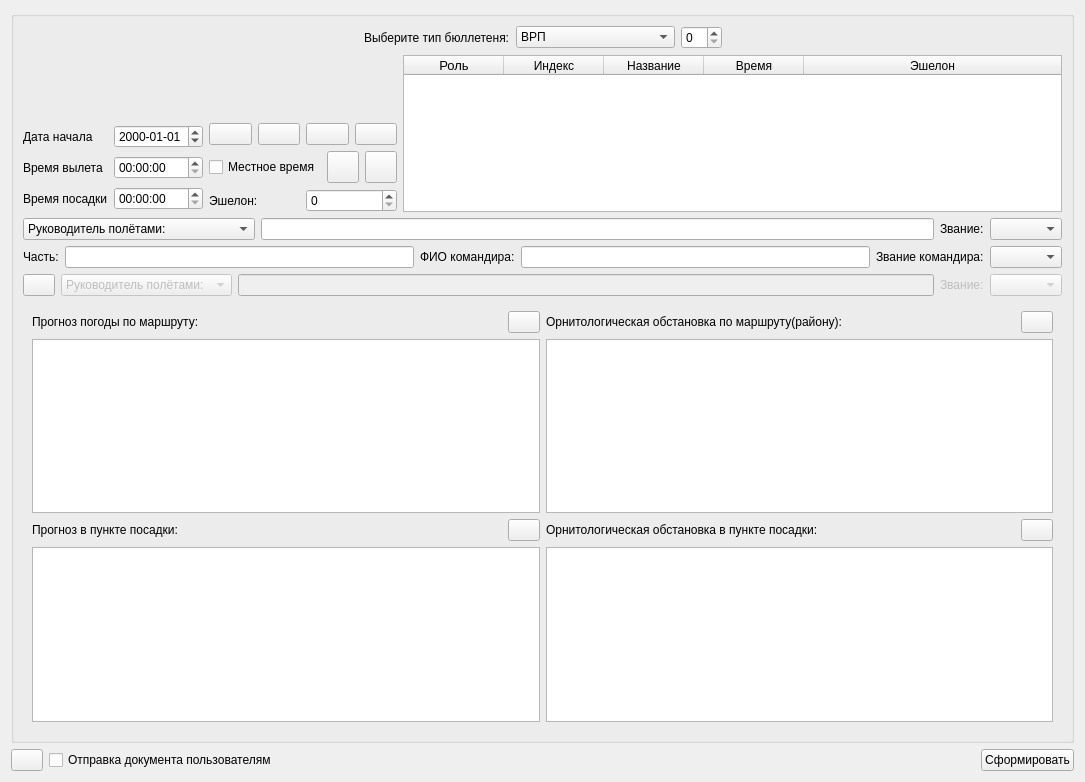
<?xml version="1.0" encoding="UTF-8"?>
<ui version="4.0">
 <class>Av12Widget</class>
 <widget class="QWidget" name="Av12Widget">
  <property name="geometry">
   <rect>
    <x>0</x>
    <y>0</y>
    <width>1085</width>
    <height>782</height>
   </rect>
  </property>
  <property name="mouseTracking">
   <bool>true</bool>
  </property>
  <property name="windowTitle">
   <string/>
  </property>
  <layout class="QGridLayout" name="gridLayout_18">
   <item row="0" column="0">
    <widget class="QGroupBox" name="mainBox">
     <property name="title">
      <string/>
     </property>
     <layout class="QGridLayout" name="gridLayout_51">
      <item row="0" column="0" colspan="2">
       <layout class="QGridLayout" name="gridLayout">
        <item row="0" column="0">
         <spacer name="horizontalSpacer">
          <property name="orientation">
           <enum>Qt::Horizontal</enum>
          </property>
          <property name="sizeHint" stdset="0">
           <size>
            <width>40</width>
            <height>20</height>
           </size>
          </property>
         </spacer>
        </item>
        <item row="0" column="2">
         <widget class="QComboBox" name="typeBox">
          <item>
           <property name="text">
            <string>ВРП</string>
           </property>
          </item>
          <item>
           <property name="text">
            <string>ПОЛЁТЫ</string>
           </property>
          </item>
          <item>
           <property name="text">
            <string>ПЕРЕЛЁТЫ</string>
           </property>
          </item>
          <item>
           <property name="text">
            <string>БОЕВОЕ ДЕЖУРСТВО</string>
           </property>
          </item>
         </widget>
        </item>
        <item row="0" column="4">
         <spacer name="horizontalSpacer_2">
          <property name="orientation">
           <enum>Qt::Horizontal</enum>
          </property>
          <property name="sizeHint" stdset="0">
           <size>
            <width>40</width>
            <height>20</height>
           </size>
          </property>
         </spacer>
        </item>
        <item row="0" column="1">
         <widget class="QLabel" name="label">
          <property name="text">
           <string>Выберите тип бюллетеня:</string>
          </property>
         </widget>
        </item>
        <item row="0" column="3">
         <widget class="QSpinBox" name="numberSpinBox"/>
        </item>
       </layout>
      </item>
      <item row="1" column="0">
       <layout class="QGridLayout" name="gridLayout_12">
        <item row="1" column="0">
         <layout class="QGridLayout" name="gridLayout_11">
          <item row="0" column="0">
           <layout class="QGridLayout" name="gridLayout_5">
            <item row="0" column="0">
             <widget class="QLabel" name="label_3">
              <property name="text">
               <string>Дата начала</string>
              </property>
             </widget>
            </item>
            <item row="0" column="1">
             <widget class="QDateEdit" name="dateStart">
              <property name="displayFormat">
               <string>yyyy-MM-dd</string>
              </property>
             </widget>
            </item>
            <item row="1" column="0">
             <widget class="QLabel" name="label_5">
              <property name="text">
               <string>Время вылета</string>
              </property>
             </widget>
            </item>
            <item row="1" column="1">
             <widget class="QTimeEdit" name="departureTime"/>
            </item>
            <item row="2" column="0">
             <widget class="QLabel" name="label_6">
              <property name="text">
               <string>Время посадки</string>
              </property>
             </widget>
            </item>
            <item row="2" column="1">
             <widget class="QTimeEdit" name="landingTime"/>
            </item>
           </layout>
          </item>
          <item row="0" column="1">
           <layout class="QGridLayout" name="gridLayout_10">
            <item row="0" column="0">
             <layout class="QGridLayout" name="gridLayout_4">
              <item row="0" column="0">
               <widget class="QPushButton" name="departureBut">
                <property name="text">
                 <string/>
                </property>
               </widget>
              </item>
              <item row="0" column="1">
               <widget class="QPushButton" name="reservBut">
                <property name="text">
                 <string/>
                </property>
               </widget>
              </item>
              <item row="0" column="2">
               <widget class="QPushButton" name="onRouteBut">
                <property name="text">
                 <string/>
                </property>
               </widget>
              </item>
              <item row="0" column="3">
               <widget class="QPushButton" name="arrivalBut">
                <property name="text">
                 <string/>
                </property>
               </widget>
              </item>
             </layout>
            </item>
            <item row="3" column="0">
             <layout class="QGridLayout" name="gridLayout_9">
              <item row="0" column="0">
               <widget class="QLabel" name="label_11">
                <property name="text">
                 <string>Эшелон:</string>
                </property>
               </widget>
              </item>
              <item row="0" column="1">
               <widget class="QSpinBox" name="echelonBox">
                <property name="maximum">
                 <number>20000</number>
                </property>
                <property name="singleStep">
                 <number>1000</number>
                </property>
               </widget>
              </item>
             </layout>
            </item>
            <item row="2" column="0">
             <layout class="QGridLayout" name="gridLayout_21">
              <item row="0" column="0">
               <widget class="QCheckBox" name="timeBox">
                <property name="text">
                 <string>Местное время</string>
                </property>
               </widget>
              </item>
              <item row="0" column="2">
               <widget class="QToolButton" name="findStationBtn">
                <property name="minimumSize">
                 <size>
                  <width>32</width>
                  <height>32</height>
                 </size>
                </property>
                <property name="toolTip">
                 <string>Поиск станции в радиусе, км</string>
                </property>
                <property name="text">
                 <string/>
                </property>
                <property name="checkable">
                 <bool>true</bool>
                </property>
               </widget>
              </item>
              <item row="0" column="1">
               <widget class="QPushButton" name="factWindBtn">
                <property name="minimumSize">
                 <size>
                  <width>32</width>
                  <height>32</height>
                 </size>
                </property>
                <property name="maximumSize">
                 <size>
                  <width>32</width>
                  <height>32</height>
                 </size>
                </property>
                <property name="toolTip">
                 <string>Выбор станций фактических данных ветра</string>
                </property>
                <property name="text">
                 <string/>
                </property>
               </widget>
              </item>
             </layout>
            </item>
           </layout>
          </item>
         </layout>
        </item>
        <item row="0" column="0">
         <widget class="StationWidget" name="station">
          <property name="sizePolicy">
           <sizepolicy hsizetype="Maximum" vsizetype="Preferred">
            <horstretch>0</horstretch>
            <verstretch>0</verstretch>
           </sizepolicy>
          </property>
          <property name="isMapButtonVisible" stdset="0">
           <bool>false</bool>
          </property>
          <property name="isSearchVisible" stdset="0">
           <bool>false</bool>
          </property>
          <property name="isCoordVisible" stdset="0">
           <bool>false</bool>
          </property>
          <property name="isSavedStationsVisible" stdset="0">
           <bool>false</bool>
          </property>
          <property name="isHorisontal" stdset="0">
           <bool>false</bool>
          </property>
         </widget>
        </item>
       </layout>
      </item>
      <item row="1" column="1">
       <widget class="QTableWidget" name="stationTable">
        <property name="focusPolicy">
         <enum>Qt::ClickFocus</enum>
        </property>
        <attribute name="horizontalHeaderCascadingSectionResizes">
         <bool>true</bool>
        </attribute>
        <attribute name="horizontalHeaderStretchLastSection">
         <bool>true</bool>
        </attribute>
        <column>
         <property name="text">
          <string>Роль</string>
         </property>
         <property name="font">
          <font>
           <pointsize>10</pointsize>
          </font>
         </property>
        </column>
        <column>
         <property name="text">
          <string>Индекс</string>
         </property>
        </column>
        <column>
         <property name="text">
          <string>Название</string>
         </property>
        </column>
        <column>
         <property name="text">
          <string>Время</string>
         </property>
        </column>
        <column>
         <property name="text">
          <string>Эшелон</string>
         </property>
        </column>
       </widget>
      </item>
      <item row="2" column="0" colspan="2">
       <layout class="QGridLayout" name="gridLayout_50">
        <item row="0" column="0">
         <layout class="QHBoxLayout" name="horizontalLayout_2">
          <item>
           <widget class="QComboBox" name="executerBox">
            <item>
             <property name="text">
              <string>Руководитель полётами:</string>
             </property>
            </item>
            <item>
             <property name="text">
              <string>Командир экипажа:</string>
             </property>
            </item>
            <item>
             <property name="text">
              <string>Командир части:</string>
             </property>
            </item>
            <item>
             <property name="text">
              <string>Дежурный по приёму и выпуску ВС:</string>
             </property>
            </item>
            <item>
             <property name="text">
              <string>Командир подразделения:</string>
             </property>
            </item>
           </widget>
          </item>
          <item>
           <widget class="QLineEdit" name="executorName">
            <property name="sizePolicy">
             <sizepolicy hsizetype="Expanding" vsizetype="Fixed">
              <horstretch>0</horstretch>
              <verstretch>0</verstretch>
             </sizepolicy>
            </property>
           </widget>
          </item>
          <item>
           <widget class="QLabel" name="executorRankLabel">
            <property name="text">
             <string>Звание:</string>
            </property>
           </widget>
          </item>
          <item>
           <widget class="QComboBox" name="executorRankComboBox"/>
          </item>
         </layout>
        </item>
        <item row="1" column="0">
         <layout class="QHBoxLayout" name="horizontalLayout_3">
          <item>
           <widget class="QLabel" name="label_2">
            <property name="text">
             <string>Часть:</string>
            </property>
           </widget>
          </item>
          <item>
           <widget class="QLineEdit" name="unitNumber"/>
          </item>
          <item>
           <widget class="QLabel" name="label_4">
            <property name="text">
             <string>ФИО командира:</string>
            </property>
           </widget>
          </item>
          <item>
           <widget class="QLineEdit" name="commanderName"/>
          </item>
          <item>
           <widget class="QLabel" name="label_7">
            <property name="text">
             <string>Звание командира:</string>
            </property>
           </widget>
          </item>
          <item>
           <widget class="QComboBox" name="commanderRankComboBox"/>
          </item>
         </layout>
        </item>
        <item row="2" column="0">
         <layout class="QHBoxLayout" name="horizontalLayout_6">
          <item>
           <widget class="QPushButton" name="dopSignButton">
            <property name="maximumSize">
             <size>
              <width>32</width>
              <height>32</height>
             </size>
            </property>
            <property name="toolTip">
             <string>Дополнительная подпись</string>
            </property>
            <property name="text">
             <string/>
            </property>
            <property name="checkable">
             <bool>true</bool>
            </property>
           </widget>
          </item>
          <item>
           <widget class="QComboBox" name="dopExecuterBox">
            <property name="enabled">
             <bool>false</bool>
            </property>
            <item>
             <property name="text">
              <string>Руководитель полётами:</string>
             </property>
            </item>
            <item>
             <property name="text">
              <string>Командир экипажа:</string>
             </property>
            </item>
            <item>
             <property name="text">
              <string>Дежурный синоптик:</string>
             </property>
            </item>
           </widget>
          </item>
          <item>
           <widget class="QLineEdit" name="dopExecutorName">
            <property name="enabled">
             <bool>false</bool>
            </property>
            <property name="sizePolicy">
             <sizepolicy hsizetype="Expanding" vsizetype="Fixed">
              <horstretch>0</horstretch>
              <verstretch>0</verstretch>
             </sizepolicy>
            </property>
           </widget>
          </item>
          <item>
           <widget class="QLabel" name="dopExecutorRankLabel">
            <property name="enabled">
             <bool>false</bool>
            </property>
            <property name="text">
             <string>Звание:</string>
            </property>
           </widget>
          </item>
          <item>
           <widget class="QComboBox" name="dopExecutorRankComboBox">
            <property name="enabled">
             <bool>false</bool>
            </property>
           </widget>
          </item>
         </layout>
        </item>
       </layout>
      </item>
      <item row="3" column="0" colspan="2">
       <widget class="QStackedWidget" name="stackedWidget">
        <property name="currentIndex">
         <number>0</number>
        </property>
        <widget class="QWidget" name="page">
         <layout class="QGridLayout" name="gridLayout_3">
          <item row="0" column="1">
           <layout class="QGridLayout" name="gridLayout_16">
            <item row="0" column="0">
             <layout class="QGridLayout" name="gridLayout_2">
              <item row="0" column="0">
               <layout class="QGridLayout" name="gridLayout_6">
                <item row="1" column="0">
                 <widget class="QLabel" name="label_12">
                  <property name="sizePolicy">
                   <sizepolicy hsizetype="Expanding" vsizetype="Expanding">
                    <horstretch>0</horstretch>
                    <verstretch>0</verstretch>
                   </sizepolicy>
                  </property>
                  <property name="text">
                   <string>Прогноз погоды по маршруту:</string>
                  </property>
                 </widget>
                </item>
                <item row="1" column="1">
                 <widget class="QPushButton" name="forecastRouteBtn">
                  <property name="maximumSize">
                   <size>
                    <width>32</width>
                    <height>32</height>
                   </size>
                  </property>
                  <property name="text">
                   <string/>
                  </property>
                 </widget>
                </item>
               </layout>
              </item>
              <item row="1" column="0">
               <widget class="QTextEdit" name="forecastWeatherRoute">
                <property name="maximumSize">
                 <size>
                  <width>16777215</width>
                  <height>16777215</height>
                 </size>
                </property>
                <property name="mouseTracking">
                 <bool>false</bool>
                </property>
                <property name="focusPolicy">
                 <enum>Qt::ClickFocus</enum>
                </property>
               </widget>
              </item>
             </layout>
            </item>
            <item row="0" column="1">
             <layout class="QGridLayout" name="gridLayout_13">
              <item row="0" column="0">
               <layout class="QGridLayout" name="gridLayout_8">
                <item row="0" column="0">
                 <widget class="QLabel" name="label_9">
                  <property name="sizePolicy">
                   <sizepolicy hsizetype="Expanding" vsizetype="Expanding">
                    <horstretch>0</horstretch>
                    <verstretch>0</verstretch>
                   </sizepolicy>
                  </property>
                  <property name="text">
                   <string>Орнитологическая обстановка по маршруту(району):</string>
                  </property>
                 </widget>
                </item>
                <item row="0" column="1">
                 <widget class="QPushButton" name="ornitRouteBtn">
                  <property name="maximumSize">
                   <size>
                    <width>32</width>
                    <height>32</height>
                   </size>
                  </property>
                  <property name="text">
                   <string/>
                  </property>
                 </widget>
                </item>
               </layout>
              </item>
              <item row="1" column="0">
               <widget class="QTextEdit" name="ornitRoute">
                <property name="maximumSize">
                 <size>
                  <width>16777215</width>
                  <height>16777215</height>
                 </size>
                </property>
                <property name="mouseTracking">
                 <bool>false</bool>
                </property>
                <property name="focusPolicy">
                 <enum>Qt::ClickFocus</enum>
                </property>
               </widget>
              </item>
             </layout>
            </item>
            <item row="1" column="0">
             <layout class="QGridLayout" name="gridLayout_14">
              <item row="0" column="0">
               <layout class="QGridLayout" name="gridLayout_7">
                <item row="0" column="0">
                 <widget class="QLabel" name="label_13">
                  <property name="sizePolicy">
                   <sizepolicy hsizetype="Expanding" vsizetype="Expanding">
                    <horstretch>0</horstretch>
                    <verstretch>0</verstretch>
                   </sizepolicy>
                  </property>
                  <property name="text">
                   <string>Прогноз в пункте посадки:</string>
                  </property>
                 </widget>
                </item>
                <item row="0" column="1">
                 <widget class="QPushButton" name="forecastArrivalBtn">
                  <property name="maximumSize">
                   <size>
                    <width>32</width>
                    <height>32</height>
                   </size>
                  </property>
                  <property name="text">
                   <string/>
                  </property>
                 </widget>
                </item>
               </layout>
              </item>
              <item row="1" column="0">
               <widget class="QTextEdit" name="forecastWeatherArrival">
                <property name="maximumSize">
                 <size>
                  <width>16777215</width>
                  <height>16777215</height>
                 </size>
                </property>
                <property name="mouseTracking">
                 <bool>false</bool>
                </property>
                <property name="focusPolicy">
                 <enum>Qt::ClickFocus</enum>
                </property>
               </widget>
              </item>
             </layout>
            </item>
            <item row="1" column="1">
             <layout class="QGridLayout" name="gridLayout_15">
              <item row="1" column="0">
               <widget class="QTextEdit" name="ornitArrival">
                <property name="maximumSize">
                 <size>
                  <width>16777215</width>
                  <height>16777215</height>
                 </size>
                </property>
                <property name="mouseTracking">
                 <bool>false</bool>
                </property>
                <property name="focusPolicy">
                 <enum>Qt::ClickFocus</enum>
                </property>
               </widget>
              </item>
              <item row="0" column="0">
               <layout class="QGridLayout" name="gridLayout_17">
                <item row="0" column="0">
                 <widget class="QLabel" name="label_14">
                  <property name="sizePolicy">
                   <sizepolicy hsizetype="Expanding" vsizetype="Expanding">
                    <horstretch>0</horstretch>
                    <verstretch>0</verstretch>
                   </sizepolicy>
                  </property>
                  <property name="text">
                   <string>Орнитологическая обстановка в пункте посадки:</string>
                  </property>
                 </widget>
                </item>
                <item row="0" column="1">
                 <widget class="QPushButton" name="ornitArrivalBtn">
                  <property name="maximumSize">
                   <size>
                    <width>32</width>
                    <height>32</height>
                   </size>
                  </property>
                  <property name="text">
                   <string/>
                  </property>
                 </widget>
                </item>
               </layout>
              </item>
             </layout>
            </item>
           </layout>
          </item>
         </layout>
        </widget>
        <widget class="QWidget" name="page_2">
         <layout class="QGridLayout" name="gridLayout_26">
          <item row="0" column="0">
           <layout class="QGridLayout" name="gridLayout_20">
            <item row="0" column="0">
             <layout class="QGridLayout" name="gridLayout_24">
              <item row="0" column="0">
               <layout class="QGridLayout" name="gridLayout_25">
                <item row="1" column="0">
                 <widget class="QLabel" name="label_15">
                  <property name="sizePolicy">
                   <sizepolicy hsizetype="Expanding" vsizetype="Preferred">
                    <horstretch>0</horstretch>
                    <verstretch>0</verstretch>
                   </sizepolicy>
                  </property>
                  <property name="text">
                   <string>Текстуальный прогноз погоды по участкам:</string>
                  </property>
                 </widget>
                </item>
                <item row="1" column="1">
                 <widget class="QPushButton" name="textForecastAv12dBtn">
                  <property name="maximumSize">
                   <size>
                    <width>32</width>
                    <height>32</height>
                   </size>
                  </property>
                  <property name="text">
                   <string/>
                  </property>
                 </widget>
                </item>
               </layout>
              </item>
              <item row="1" column="0">
               <widget class="QTextEdit" name="textForecastAv12d">
                <property name="maximumSize">
                 <size>
                  <width>16777215</width>
                  <height>16777215</height>
                 </size>
                </property>
                <property name="mouseTracking">
                 <bool>false</bool>
                </property>
                <property name="focusPolicy">
                 <enum>Qt::ClickFocus</enum>
                </property>
               </widget>
              </item>
             </layout>
            </item>
            <item row="0" column="1">
             <layout class="QGridLayout" name="gridLayout_22">
              <item row="0" column="0">
               <layout class="QGridLayout" name="gridLayout_23">
                <item row="0" column="0">
                 <widget class="QLabel" name="label_10">
                  <property name="sizePolicy">
                   <sizepolicy hsizetype="Expanding" vsizetype="Preferred">
                    <horstretch>0</horstretch>
                    <verstretch>0</verstretch>
                   </sizepolicy>
                  </property>
                  <property name="text">
                   <string>Прогноз погоды в пункте посадки:</string>
                  </property>
                 </widget>
                </item>
                <item row="0" column="1">
                 <widget class="QPushButton" name="forecastArrivalAv12dBtn">
                  <property name="maximumSize">
                   <size>
                    <width>32</width>
                    <height>32</height>
                   </size>
                  </property>
                  <property name="text">
                   <string/>
                  </property>
                 </widget>
                </item>
               </layout>
              </item>
              <item row="1" column="0">
               <widget class="QTextEdit" name="forecastArrivalAv12d">
                <property name="maximumSize">
                 <size>
                  <width>16777215</width>
                  <height>16777215</height>
                 </size>
                </property>
                <property name="mouseTracking">
                 <bool>false</bool>
                </property>
                <property name="focusPolicy">
                 <enum>Qt::ClickFocus</enum>
                </property>
               </widget>
              </item>
             </layout>
            </item>
           </layout>
          </item>
         </layout>
        </widget>
       </widget>
      </item>
     </layout>
    </widget>
   </item>
   <item row="2" column="0">
    <layout class="QHBoxLayout" name="horizontalLayout">
     <item>
      <widget class="QPushButton" name="usersBtn">
       <property name="maximumSize">
        <size>
         <width>32</width>
         <height>32</height>
        </size>
       </property>
       <property name="toolTip">
        <string>Выбор пользователей</string>
       </property>
       <property name="text">
        <string/>
       </property>
      </widget>
     </item>
     <item>
      <widget class="QCheckBox" name="usersCheckBox">
       <property name="text">
        <string>Отправка документа пользователям</string>
       </property>
      </widget>
     </item>
     <item>
      <spacer name="horizontalSpacer_3">
       <property name="orientation">
        <enum>Qt::Horizontal</enum>
       </property>
       <property name="sizeHint" stdset="0">
        <size>
         <width>40</width>
         <height>20</height>
        </size>
       </property>
      </spacer>
     </item>
     <item>
      <widget class="QPushButton" name="createButton">
       <property name="text">
        <string>Сформировать</string>
       </property>
      </widget>
     </item>
    </layout>
   </item>
  </layout>
 </widget>
 <customwidgets>
  <customwidget>
   <class>StationWidget</class>
   <extends>QWidget</extends>
   <header location="global">meteo/commons/ui/custom/stationwidget.h</header>
  </customwidget>
 </customwidgets>
 <tabstops>
  <tabstop>typeBox</tabstop>
  <tabstop>dateStart</tabstop>
  <tabstop>departureTime</tabstop>
  <tabstop>landingTime</tabstop>
  <tabstop>echelonBox</tabstop>
  <tabstop>departureBut</tabstop>
  <tabstop>reservBut</tabstop>
  <tabstop>onRouteBut</tabstop>
  <tabstop>arrivalBut</tabstop>
  <tabstop>executerBox</tabstop>
  <tabstop>executorName</tabstop>
  <tabstop>forecastWeatherRoute</tabstop>
  <tabstop>ornitRoute</tabstop>
  <tabstop>forecastWeatherArrival</tabstop>
  <tabstop>stationTable</tabstop>
 </tabstops>
 <resources/>
 <connections/>
</ui>
